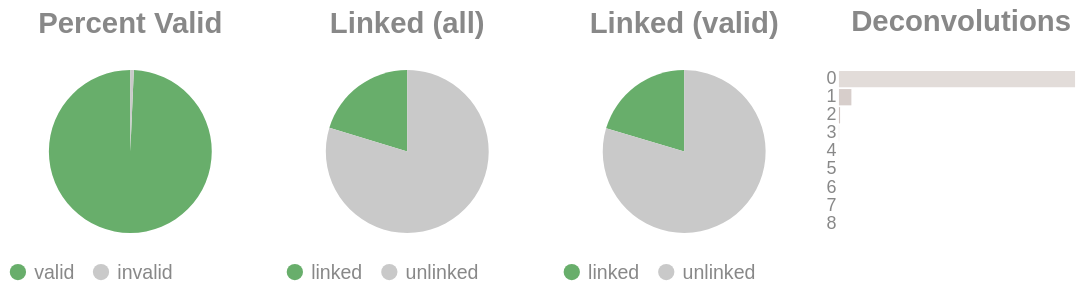

Write notebook code for a chart like this one.
### Code cell
if SKIPLR:
    pass
else:
    clash = Counter()
    for i in valids['molecule'].to_list():
        _mol = i.split("-")
        if len(_mol) == 1:
            clash.update('0')
        else:
            clash.update(_mol[-1])

    _d = {"deconvolutions": [], 'count': []}
    for k,v in clash.items():
        _d['deconvolutions'].append(k)
        _d['count'].append(v)

    tot_valid = valids['reads'].sum()
    mask = valids['reads'] >= 2
    n_linked_reads = valids.filter(mask)['reads'].sum()
    if n_linked_reads == 0:
        print_html("No linked molecules (>=2 reads) were detected; skipping linked-only distributions.")
        SKIPLR = True
    else:
        perc_valid = round(tot_valid / n_reads, 4)
        linked_perc_abs = round(n_linked_reads / n_reads, 4)
        linked_perc = round(n_linked_reads / tot_valid, 4)

    _valid = pl.DataFrame({"valids": ['valid', 'invalid'], "count": [tot_valid, n_reads - tot_valid]})
    _linked_abs = pl.DataFrame({"linked (absolute)": ['linked', 'unlinked'], "count": [n_linked_reads, n_reads - n_linked_reads]})
    _linked_rel = pl.DataFrame({"linked (valids)": ['linked', 'unlinked'], "count": [n_linked_reads, tot_valid - n_linked_reads]})

    (
        alt.hconcat(
            piechart(_valid, goodval = 'valid', title = "Percent Valid"),
            piechart(_linked_abs, goodval = "linked", title =  "Linked (all)"),
            piechart(_linked_rel, goodval = "linked", title =  "Linked (valid)"),
            convolutionbar(pl.DataFrame(_d), title = "Deconvolutions"),
            center = True,
            bounds = 'flush'
        )
        .resolve_scale(color='independent')
        .resolve_legend('independent')
        .properties(usermeta={'embedOptions': {"actions": False}})
    ).display()

### Figure 1 — Vega-Lite specification as saved in the notebook (floating-point values rounded to 4 significant figures)
{"width": "container", "height": 400, "config": {"title": {"anchor": "start", "dy": -15, "fontSize": 18, "color": "#888888", "subtitleColor": "#888888", "subtitleFontSize": 14}, "arc": {"fill": "#0072B2"}, "axis": {"domainColor": "#888888", "domainWidth": 0.5, "gridWidth": 0.2, "grid": false, "titleFontWeight": 400, "titleFontSize": 15, "labelFontSize": 11, "labelColor": "#888888", "tickColor": "#888888", "tickWidth": 0.2, "titleColor": "#888888"}, "axisBand": {"grid": false}, "axisX": {"grid": true, "tickSize": 10, "domainCap": "round"}, "axisY": {"domain": false, "grid": true, "tickSize": 0, "domainCap": "round"}, "background": "transparent", "header": {"labelFontSize": 15, "labelColor": "#888888", "titleFontSize": 15, "titleFontWeight": 600, "titleColor": "#888888"}, "legend": {"labelFont": "sans-serif", "labelFontSize": 12, "labelColor": "#888888", "symbolSize": 100, "symbolType": "circle", "titleFontSize": 12, "titlePadding": 10, "titleColor": "#888888", "title": null}, "range": {"category": ["#E69F00", "#56B4E9", "#009E73", "#F0E442", "#0072B2", "#D55E00", "#CC79A7", "#000000"], "diverging": ["#cfe8f3", "#a2d4ec", "#73bfe2", "#46abdb", "#1696d2", "#12719e"]}, "area": {"fill": "#0072B2", "fillOpacity": 0.7, "line": true, "strokeOpacity": 0.7}, "line": {"color": "#0072B2", "stroke": "#0072B2", "strokeWidth": 2}, "trail": {"color": "#0072B2", "stroke": "#0072B2", "strokeWidth": 0, "size": 1}, "point": {"filled": true, "fillOpacity": 1.0, "size": 95}, "text": {"color": "#888888", "fontSize": 11, "align": "right", "fontWeight": 400, "size": 11}, "bar": {"fill": "#0072B2", "stroke": null}, "view": {"stroke": null, "continuousWidth": 660, "continuousHeight": 400}}, "hconcat": [{"data": {"name": "data-bb3966ecaa10edc28874a2753f3cf704"}, "mark": {"type": "arc"}, "encoding": {"color": {"field": "valids", "legend": {"orient": "bottom", "title": null}, "scale": {"domain": ["valid", "invalid"], "range": ["#68ae6b", "#C9C9C9"]}, "title": "Valids", "type": "nominal"}, "theta": {"field": "count", "type": "quantitative"}, "tooltip": [{"field": "valids", "title": "Valids", "type": "ordinal"}, {"field": "percent", "format": ".2%", "title": "Percent", "type": "quantitative"}, {"field": "count", "title": "Count", "type": "quantitative"}]}, "height": 100, "title": {"text": "Percent Valid", "align": "center", "anchor": "middle"}, "transform": [{"calculate": "datum.count / 9284530", "as": "percent"}], "width": 150}, {"data": {"name": "data-9ccd9361b4a53de5b3d6a00dbea3d262"}, "mark": {"type": "arc"}, "encoding": {"color": {"field": "linked (absolute)", "legend": {"orient": "bottom", "title": null}, "scale": {"domain": ["linked", "unlinked"], "range": ["#68ae6b", "#C9C9C9"]}, "title": "Linked (Absolute)", "type": "nominal"}, "theta": {"field": "count", "type": "quantitative"}, "tooltip": [{"field": "linked (absolute)", "title": "Linked (Absolute)", "type": "ordinal"}, {"field": "percent", "format": ".2%", "title": "Percent", "type": "quantitative"}, {"field": "count", "title": "Count", "type": "quantitative"}]}, "height": 100, "title": {"text": "Linked (all)", "align": "center", "anchor": "middle"}, "transform": [{"calculate": "datum.count / 9284530", "as": "percent"}], "width": 150}, {"data": {"name": "data-5d9275542a78738c4507f1358f3481c2"}, "mark": {"type": "arc"}, "encoding": {"color": {"field": "linked (valids)", "legend": {"orient": "bottom", "title": null}, "scale": {"domain": ["linked", "unlinked"], "range": ["#68ae6b", "#C9C9C9"]}, "title": "Linked (Valids)", "type": "nominal"}, "theta": {"field": "count", "type": "quantitative"}, "tooltip": [{"field": "linked (valids)", "title": "Linked (Valids)", "type": "ordinal"}, {"field": "percent", "format": ".2%", "title": "Percent", "type": "quantitative"}, {"field": "count", "title": "Count", "type": "quantitative"}]}, "height": 100, "title": {"text": "Linked (valid)", "align": "center", "anchor": "middle"}, "transform": [{"calculate": "datum.count / 9220601", "as": "percent"}], "width": 150}, {"data": {"name": "data-660a685fac83c61ef281d0cda5e97a4b"}, "mark": {"type": "bar"}, "encoding": {"color": {"field": "deconvolutions", "legend": null, "scale": {"scheme": "lightgreyred"}, "type": "nominal"}, "tooltip": [{"field": "deconvolutions", "title": "Deconvolutions", "type": "ordinal"}, {"field": "percent", "format": ".2%", "title": "Percent", "type": "quantitative"}, {"field": "count", "title": "Count", "type": "quantitative"}], "x": {"axis": null, "field": "count", "type": "quantitative"}, "y": {"field": "deconvolutions", "sort": "ascending", "title": null, "type": "nominal"}}, "height": 100, "title": {"text": "Deconvolutions", "align": "center", "anchor": "middle"}, "transform": [{"calculate": "datum.count / 8180132", "as": "percent"}], "width": 150}], "bounds": "flush", "center": true, "resolve": {"legend": {"angle": "independent"}, "scale": {"color": "independent"}}, "usermeta": {"embedOptions": {"actions": false}}, "$schema": "https://vega.github.io/schema/vega-lite/v6.1.0.json", "datasets": {"data-bb3966ecaa10edc28874a2753f3cf704": [{"valids": "valid", "count": 9220601}, {"valids": "invalid", "count": 63929}], "data-9ccd9361b4a53de5b3d6a00dbea3d262": [{"linked (absolute)": "linked", "count": 1882318}, {"linked (absolute)": "unlinked", "count": 7402212}], "data-5d9275542a78738c4507f1358f3481c2": [{"linked (valids)": "linked", "count": 1882318}, {"linked (valids)": "unlinked", "count": 7338283}], "data-660a685fac83c61ef281d0cda5e97a4b": [{"deconvolutions": "0", "count": 7730604}, {"deconvolutions": "1", "count": 407522}, {"deconvolutions": "2", "count": 37086}, {"deconvolutions": "3", "count": 4242}, {"deconvolutions": "4", "count": 583}, {"deconvolutions": "5", "count": 81}, {"deconvolutions": "6", "count": 11}, {"deconvolutions": "7", "count": 2}, {"deconvolutions": "8", "count": 1}]}}
